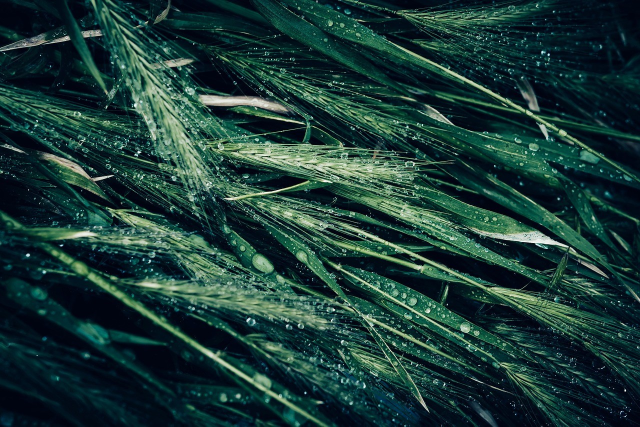
#> input picture sample_images_24/image-32.jpg, 1280 x 853 px (shown at 1/2 size)
$ python -i colorgrading.py   (imports and definitions only)
#> lines starting #> are read from the running program, lines starting #| are printed output that depends on the picture
import colorsys, math
import numpy as np
from PIL import Image, ImageDraw, ImageFont

def make_contact_sheet(images, out="contact_sheet.png", cell=32, cols=32):

    """
    images: dict {name: PIL.Image} or list of (name, Image) tuples.
            Each image will be converted to RGBA and composited over light gray.
    """

    # Normalize input to a list of (name, image) pairs
    if isinstance(images, dict):
        items = list(images.items())
    else:
        items = list(images)   # already (name, img) pairs

    if not items:
        print("No images to draw.")
        return

    rows = math.ceil(len(items) / cols)
    sheet = Image.new("RGB", (cols * cell, rows * cell), (240, 240, 240)) # cell is cell size in pixels


    for i, (name, img) in enumerate(items): # this loop fills each cell with each icon
        r, c = divmod(i, cols) # returns the row and column index

        rgba = img.convert("RGBA") if img.mode != "RGBA" else img

        bg = Image.new("RGBA", rgba.size, (240, 240, 240, 255))
        bg.alpha_composite(rgba)

        small = bg.convert("RGB").resize((cell, cell), Image.NEAREST) # scaling for upscale and downscale
        sheet.paste(small, (c * cell, r * cell))

    sheet.save(out)
    print(f"{len(items)} icons → {out}  ({cols}x{rows} grid)")
    print()


# [38 lines left out: function make_hue_strip, not called in this run]

HUE_ORDER   = ["red", "orange", "yellow", "green", "cyan",
               "blue", "purple", "magenta", "brown", "neutral"]
TONE_ORDER  = ["vivid", "muted", "pale", "gray"]
BRIGHT_ORDER = ["light", "mid", "dark"]

# [118 lines left out: functions grade_icon, label_sort_key, make_graded_sheet, not called in this run]

>>> import cv2
>>> picture = cv2.imread('sample_images_24/image-32.jpg', cv2.IMREAD_GRAYSCALE)
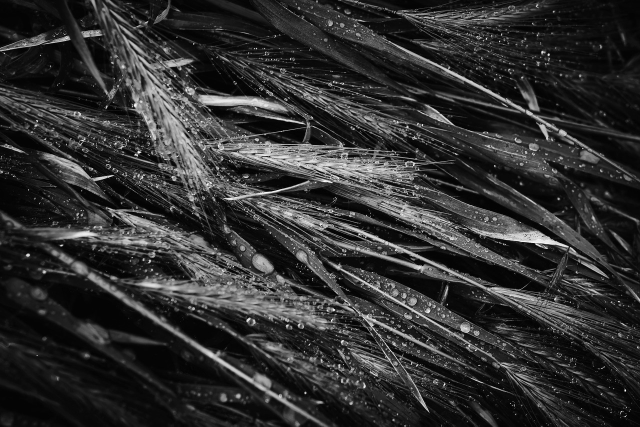
#> picture: shape (853, 1280) (shown at 1/2 size); min 0, max 255, mean 48.3
>>> result = make_contact_sheet(picture)
#> in make_contact_sheet, `items = list(images)`: items = 853 items
#> in make_contact_sheet, `rows = math.ceil(len(items) / cols)`: rows = 27
#> in make_contact_sheet, `sheet = Image.new("RGB", (cols * cell, rows * cell), (240, 240, 240))`: sheet: PIL image 1024x864 RGB; every value is 240
#> (the run stopped early here; a loop or call above may not have finished)

$ run again, on sample_images_24/image-33.jpg
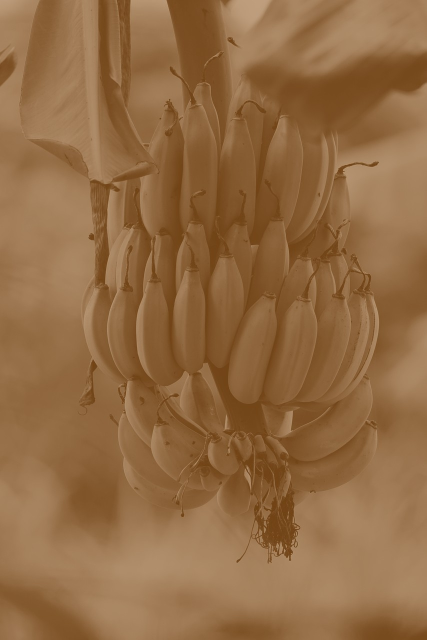
#> input picture sample_images_24/image-33.jpg, 853 x 1280 px (shown at 1/2 size)
#> `picture = cv2.imread('sample_images_24/image-32.jpg', cv2.IMREAD_GRAYS..`:
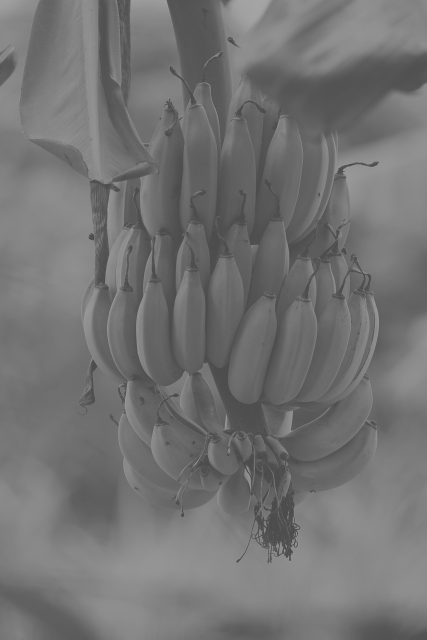
#> picture: shape (1280, 853) (shown at 1/2 size); min 63, max 165, mean 114.8
#> items = 1280 items
#> rows = 40
#> sheet: PIL image 1024x1280 RGB; every value is 240

$ run again, on sample_images_24/image-34.jpg
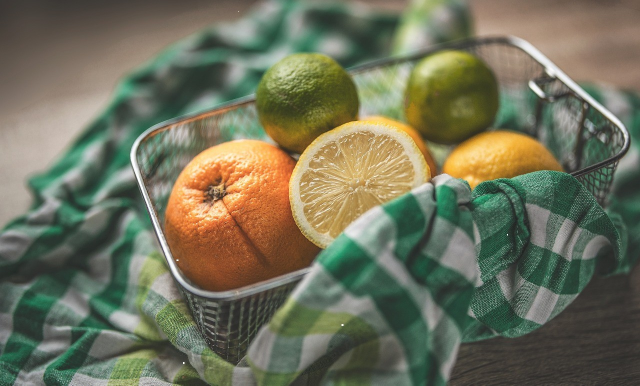
#> input picture sample_images_24/image-34.jpg, 1280 x 771 px (shown at 1/2 size)
#> `picture = cv2.imread('sample_images_24/image-32.jpg', cv2.IMREAD_GRAYS..`:
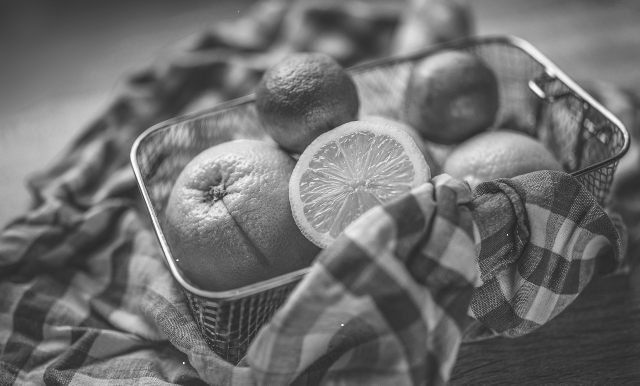
#> picture: shape (771, 1280) (shown at 1/2 size); min 7, max 255, mean 110.1
#> items = 771 items
#> rows = 25
#> sheet: PIL image 1024x800 RGB; every value is 240

$ run again, on sample_images_24/image-35.jpg
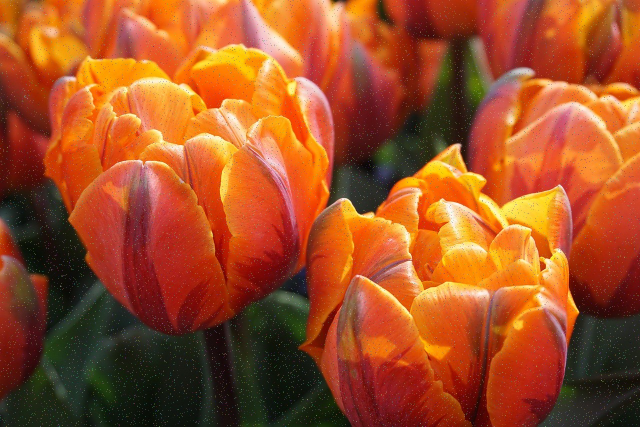
#> input picture sample_images_24/image-35.jpg, 1280 x 853 px (shown at 1/2 size)
#> `picture = cv2.imread('sample_images_24/image-32.jpg', cv2.IMREAD_GRAYS..`:
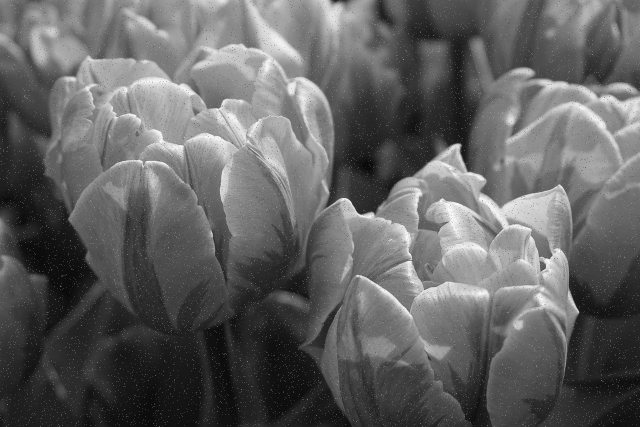
#> picture: shape (853, 1280) (shown at 1/2 size); min 0, max 255, mean 97.6
#> items = 853 items
#> rows = 27
#> sheet: PIL image 1024x864 RGB; every value is 240
